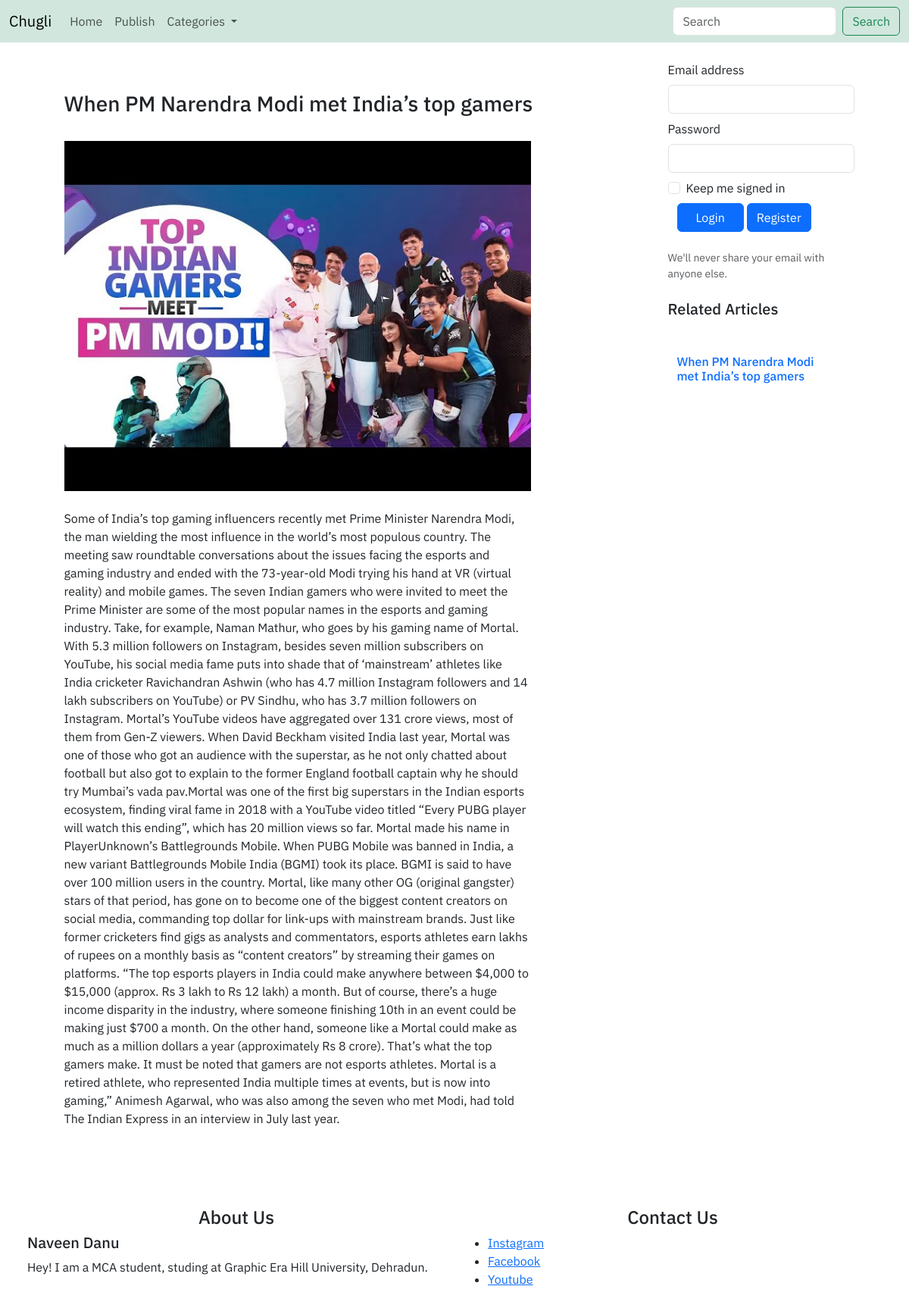
Screenshot of /complete_article.php?a_id=1 with the database file from the repository.
### tables this page shows
CREATE TABLE `articles` (
  `a_id` int(11) NOT NULL,
  `title` text NOT NULL,
  `author` varchar(50) NOT NULL,
  `description` text NOT NULL,
  `article` text NOT NULL,
  `image` text NOT NULL,
  `category` text NOT NULL,
  `status` text NOT NULL
);

### login.php (called while the page is built, shortened)
<?php
$login = '';
?>

### complete_article.php (the view, shortened to what this page needs)
<?php
include 'login.php';
$query = "select * from articles where a_id = " . $_GET['a_id'];
$result = mysqli_query($conn, $query);
$rows = mysqli_fetch_assoc($result);
$title = $rows['title'];
$image = $rows['image'];
$article = $rows['article'];
$realted_query = "select * from articles where category = '" . $rows['category'] . "' and status = 'published'";
$related_results = mysqli_query($conn, $realted_query);
?>
<!DOCTYPE html>
<html lang="en">
<head>
    <link href="https://cdn.jsdelivr.net/npm/bootstrap@5.3.3/dist/css/bootstrap.min.css" rel="stylesheet">
</head>
<body style='font-family: "IBM Plex Sans", sans-serif;'>
    <nav class="navbar navbar-expand-lg bg-success-subtle">
        <div class="container-fluid">
            <a class="navbar-brand" href="index.php<?php
                                                    if ($login != 'fail' && $login != '') {
                                                        echo '?login=' . $login;
                                                    }
                                                    ?>">Chugli</a>
            <div class="collapse navbar-collapse" id="navbarSupportedContent">
                <ul class="navbar-nav me-auto mb-2 mb-lg-0">
                    <li class="nav-item">
                        <a class="nav-link" aria-current="page" href="index.php<?php
                                                                                if ($login != 'fail' && $login != '') {
                                                                                    echo '?login=' . $login;
                                                                                }
                                                                                ?>">Home</a>
                    </li>
                    <li class="nav-item">
                        <a class="nav-link" href="publish.php<?php
                                                                if ($login != 'fail' && $login != '') {
                                                                    echo '?login=' . $login;
                                                                }
                                                                ?>">Publish</a>
                    </li>
                    <li class="nav-item dropdown">
                        <a class="nav-link dropdown-toggle" href="#" role="button" data-bs-toggle="dropdown" aria-expanded="false">
                            Categories
                        </a>
                    </li>
                </ul>
                <div class="d-flex">
                    <form class="d-flex" role="search" action='search_page.php<?php
                                                                                if ($login != 'fail' && $login != '') {
                                                                                    echo '?login=' . $login;
                                                                                }
                                                                                ?>' method='post'>
                        <input class="form-control me-2" name='search' type="search" placeholder="Search" aria-label="Search">
                        <button class="btn btn-outline-success" type="submit">Search</button>
                    </form>
                </div>
            </div>
        </div>
    </nav>
    <div class="container-fluid my-3 row">
        <section class="container col-8">
            <?php
            echo '<article class="container-fluid row my-5 px-5">
                    <h3 class="h3">' . $title . '</h3>
                    <div class="container row my-4"><img src=' . $image . ' width = "100%"></img></div>
                    <div class="container row"><p>' . $article . '</p></div>
                    </article>';
            ?>
        </section>
        <aside class="container-fluid col-3">
            <div class='container-fluid mt-2 mb-4' style="<?php
                                                            if ($login != 'fail' && $login != '') {
                                                                echo 'display: none;';
                                                            }
                                                            ?>">
                <form role='login' action='' method='post'>
                    <div class="mb-2">
                        <label for="exampleInputEmail1" class="form-label">Email address</label>
                        <input type="email" name='email' class="form-control" id="exampleInputEmail1" aria-describedby="emailHelp">
                    </div>
                    <div class="mb-2">
                        <label for="exampleInputPassword1" class="form-label">Password</label>
                        <input type="password" name='password' class="form-control" id="exampleInputPassword1">
                    </div>
                    <div class="mb-2 form-check">
                        <input type="checkbox" class="form-check-input" id="exampleCheck1">
                        <label class="form-check-label" for="exampleCheck1">Keep me signed in</label>
                    </div>
                    <div class="container-fluid mb-2">
                        <button type="submit" class="btn btn-primary mb-3 px-4">Login</button>
                        <a href="registration.php<?php
                                                    if ($login != 'fail' && $login != '') {
                                                        echo '?login=' . $login;
                                                    }
                                                    ?>"><button type="button" class="btn btn-primary mb-3">Register</button></a>
                    </div>
                    <div id="emailHelp" class="form-text">We'll never share your email with anyone else.</div>
                </form>
            </div>
            <div class="container-fluid mt-2">
                <h5 class="h5">Related Articles</h5>
                <?php
                while ($related = mysqli_fetch_assoc($related_results)) {
                    echo '<a style="text-decoration :none;" href="complete_article.php?a_id=' . $related['a_id'] . '&login=' . $login . '">
                    <article class="container-fluid row my-5">
                    <h6 class="h6">' . $related['title'] . '</h6>
                    </article>
                    </a>';
                }
                ?>
            </div>
        </aside>
    </div>
    <div class="container-fluid position-realtive bottom-0 end-0 text-start">
        <div class="row align-items p-4">
            <div class="col position-relative">
                <h4 class="h4 text-center">About Us</h4>
                <h5 class='h5'>Naveen Danu</h5>
                <p>Hey! I am a MCA student, studing at Graphic Era Hill University, Dehradun.</p>
            </div>
            <div class="col">
                <h4 class="h4 text-center">Contact Us</h4>
                <ul>
                    <li><a href="#">Instagram</a></li>
                    <li><a href="#">Facebook</a></li>
                    <li><a href="#">Youtube</a></li>
                </ul>
            </div>
        </div>
    </div>
</body>
</html>

### rows the page displays
articles: title "When PM Narendra Modi met India’s top gamers", image (picture), article "Some of India’s top gaming influencers recently met Prime Minister Narendra Modi, the man wielding the most influence in the world’s most populous country. The meeting saw roundtable conversations about the issues facing the esports and gaming industry and ended with the 73-year-old Modi trying his hand at VR (virtual reality) and mobile games. The seven Indian gamers who were invited to meet the Prime Minister are some of the most popular names in the esports and gaming industry. Take, for example, Naman Mathur, who goes by his gaming name of Mortal. With 5.3 million followers on Instagram, besides seven million subscribers on YouTube, his social media fame puts into shade that of…"
